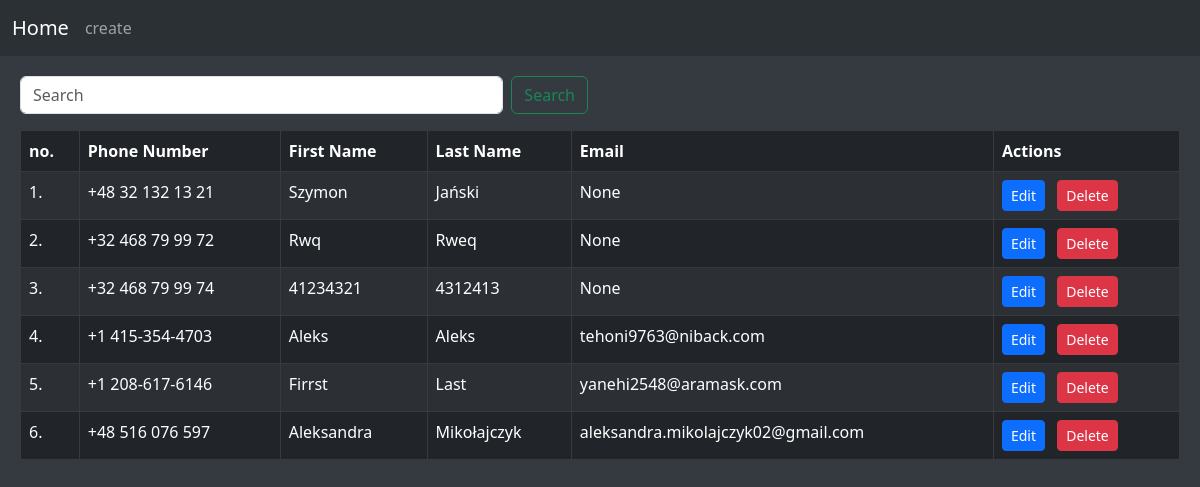
The page / on the database its author committed.
### models.py (models this page shows)
class Phone_book(Base):
    __tablename__ = 'phone_book'
    id = Column(Integer, primary_key=True, index=True)
    first_name = Column(String, index=True)
    last_name = Column(String, index= True)
    tel = Column(String)
    email = Column(String)

### main.py (the view)
@app.get('/', response_model=list[schemas.PhonebookBase], response_class=HTMLResponse)
async def get_Phone_book(request: Request, db: Session = Depends(get_db), search: str | None = None):
    return templates.TemplateResponse('index.html', {"request":request, 'phone_book':crud.get_phone_book(db, search)})

### templates/index.html
{% extends "base.html" %} {% block content %}
<div class="row mb-3">
  <div class="col-lg-6">
    <form class="d-flex" role="search">
      <input
        name="search"
        class="form-control me-2"
        type="search"
        placeholder="Search"
        aria-label="Search"
      />
      <button class="btn btn-outline-success" type="submit">Search</button>
    </form>
  </div>
</div>
<table class="table table-striped table-bordered table-dark">
  <thead>
    <tr>
      <th>no.</th>
      <th>Phone Number</th>
      <th>First Name</th>
      <th>Last Name</th>
      <th>Email</th>
      <th>Actions</th>
    </tr>
  </thead>
  <tbody>
    {% for entry in phone_book %}
    <tr>
      <td>{{ loop.index }}.</td>
      <td>{{ entry.tel|formatPhone }}</td>
      <td>{{ entry.first_name }}</td>
      <td>{{ entry.last_name }}</td>
      <td>{{ entry.email }}</td>
      <td>
        <a href="update/{{ entry.id }}" class="btn btn-primary btn-sm me-2">Edit</a>
        <a href="delete/{{ entry.id }}" class="btn btn-danger btn-sm">Delete</a>
      </td>
    </tr>
    {% endfor %}
  </tbody>
</table>
{% endblock content %}

### templates/base.html (shortened to what this page needs)
<!DOCTYPE html>
<link
  href="https://cdn.jsdelivr.net/npm/bootstrap@5.3.0/dist/css/bootstrap.min.css"
  rel="stylesheet"
/>
<body>
  <nav class="navbar sticky-top bg-body-tertiary" data-bs-theme="dark">
    <div class="container-fluid">
      <a class="navbar-brand" href="../../">Home</a>
      <ul class="navbar-nav me-auto mb-2 mb-lg-0">
        <li class="nav-item">
          <a class="nav-link" href="../../create">create</a>
        </li>
      </ul>
    </div>
  </nav>
  <div class="content-container">
  {% block content %} {% endblock content %}
  </div>
</body>

### templates/base.html (style rules this page uses)
body { background-color: #343a40; color: #fff; }
.content-container { margin: 20px; }

### rows shown on the page
Phone_book: tel "+48 32 132 13 21", first_name "Szymon", last_name "Jański", email "None"
Phone_book: tel "+32 468 79 99 72", first_name "Rwq", last_name "Rweq", email "None"
Phone_book: tel "+32 468 79 99 74", first_name "41234321", last_name "4312413", email "None"
Phone_book: tel "+1 415-354-4703", first_name "Aleks", last_name "Aleks", email "tehoni9763@niback.com"
Phone_book: tel "+1 208-617-6146", first_name "Firrst", last_name "Last", email "yanehi2548@aramask.com"
Phone_book: tel "+48 516 076 597", first_name "Aleksandra", last_name "Mikołajczyk", email "aleksandra.mikolajczyk02@gmail.com"
